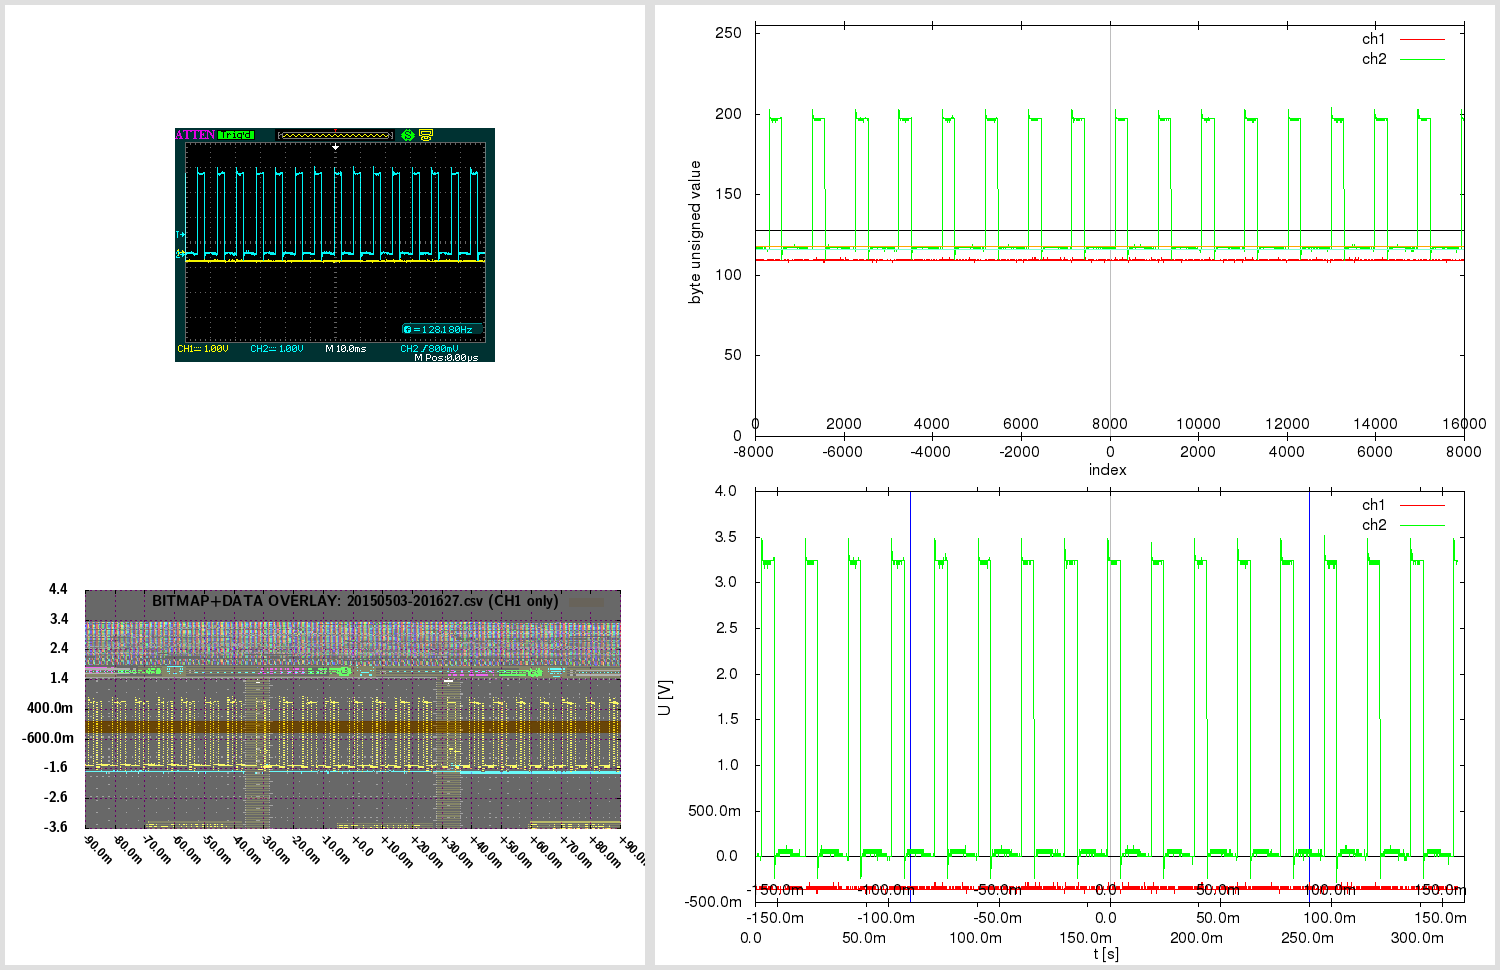

Write gnuplot code to recreate this figure.

# 20150503-201627.gnuplot [generated by /home/warreee/attenload/adsparse-wave.pl]
# single gnuplot file, with two potentially independent scripts
# generates three plots: one based on integer, other based on real (SI) values
# and one bitmap overlay - and then montages them using ImageMagick

# attengrab .csv can just be centered (over t)
# -> the x=0 (t=0) will correspond to scope center
# (but .DAV/.CSV will also need extra sample alignment)

# in Linux, to see available fonts, do:
# fc-list --verbose | grep 'fullname:' | less
# the two fonts used here:
# LMSansDemiCond10-Regular or "Latin Modern Sans Demi Cond"; and Helvetica
# Helvetica doesn't even get reported on my system:
# $ fc-list --verbose | grep 'fullname:' | grep -i 'Helvetica\|Demi Cond'
#	fullname: "LM Sans Demi Cond 10 Regular"(s) "LMSansDemiCond10-Regular"(s)


print "Gnuplotting..."

## "master settings" (shared between both parts of script)

# line color - specified by linestyles
set style line 1 linetype 1 linecolor rgb "red"
set style line 2 linetype 1 linecolor rgb "green"
set style line 3 linetype 1 linecolor rgb "orange"
set style line 4 linetype 1 linecolor rgb "aquamarine"
set style line 5 linetype -1 linecolor rgb "black"
set style line 6 linetype -1 linecolor rgb "gray"
set style line 7 linetype 1 linecolor rgb "blue"


# VARIABLES ########### ########### ###########

fnbase="20150503-201627"
fn_bmp = fnbase . ".bmp"
fn_pngr = fnbase . "_r.png"
fn_pngi = fnbase . "_i.png"
fn_pngov = fnbase . "_ov.png"
fn_pngt = fnbase . "_tmp.png"
fn_pngo = fnbase . ".png"

# scope screen(shot) properties
tdiv = 0.01          # T/DIV (50e-9)
toffs = 0        # time offset (scope) (200e-9)
vdiv1 = 1        # V/DIV CH1 (500e-3)
vdiv2 = 1         # V/DIV CH2 (50e-3)
voffs1 = -0.4         # volt offset CH1 (-1.5)
voffs2 = -0.48       # volt offset CH2 (100e-3)
sampintp  = 2e-05    # (500e-12)
sampintf  = 1/sampintp
sratacqf  = 50000      # (250e6)
sratacqp  = 1/sratacqf
#osf = 1.0    # oversample factor (multiplies .CSV and .DAV time domain) # unused here
adsFactor = 1.28

# (edges of current capture and divisions)
scope_hdiv=18
scope_vdiv=8
# enforce floating point (see below)
scope_trange = scope_hdiv*tdiv*1.0    # (900e-9)
scope_left=toffs-(scope_trange/2)     # (-250e-9)
scope_right=toffs+(scope_trange/2)    # (650e-9)
scope_bottom=-voffs1-(scope_vdiv*vdiv1/2) # -500e-3
scope_top=-voffs1+(scope_vdiv*vdiv1/2)    # 3.5

totalch1Vspan=scope_vdiv*vdiv1
totalch2Vspan=scope_vdiv*vdiv2
ch1Vcoeff = adsFactor*totalch1Vspan/(2**8)
ch2Vcoeff = adsFactor*totalch2Vspan/(2**8)

voffs1int = voffs1/ch1Vcoeff  # -10
voffs2int = voffs2/ch2Vcoeff  # -12

acsv_fn = fnbase . '.csv' # '20130020-013902.csv' # from attenload tmp_wav
acsz=16000         # tmp_wav/.csv size (900)
fts=2e-05         # final timestep (sampling period)
# here scope_trange could be 18*1, with acsz 16000;
# if as integer, 18/16000 would be 0 - enforce floating point
# above enforcing scope_trange to float doesn't work,
# must again here:
tdivp = 1.0*scope_trange/acsz   # sampling rate, based on scope range and numsamples in tmp (1ns)
tdivf = 1/tdivp             # freq based on that sampling rate

# just in case - not needed usually:
triglevel=800e-3
trigholdoff=100e-9

toffsamp = toffs/fts		# 0
# time finetune offset - int (samples) (depends on range)
tfoi = -164


#### extract bitmap from .png, if .bmp not present
# was -crop 480x234+10+10; now -crop 480x234+95+128

cmdstr = 'if (! test -f "'.fn_bmp.'") ; then \
  echo -n "'.fn_bmp.' not found .. " ; \
  if [ -f "'.fn_pngo.'" ] ; then \
    echo -n "'.fn_pngo.' found - extracting" ; \
    convert -crop 480x234+95+128 "'.fn_pngo.'" "'.fn_bmp.'" ; \
  else \
    echo -n "'.fn_pngo.' not found - cannot extract" ; \
  fi ; \
else \
  echo -n "'.fn_bmp.' found - using that" ; \
fi; echo'

#print cmdstr
# note - since cmdstr above uses double quotes,
# must use single quotes for bash here!:
print system("bash -c '". cmdstr ."' 2>&1")


##################################
###### plot directly with unsigned byte data

set terminal png size 840,480
set termoption enhanced
set termoption font "Helvetica, 12"

set output fn_pngi
set datafile separator ","

# set axis label
set xlabel "index" offset 0.0,0.8
set ylabel "byte unsigned value" offset 1.0,0.0


# horizontal line as functions
zeroline(x)=128
ch1offs(x)=128+voffs1int # (-10)
ch2offs(x)=128+voffs2int # (-12)

# vertical line - headless arrow
# "y" scope axis in middle:
ymI = acsz/2
set arrow from ymI,0 to ymI,255 nohead ls 5
# time offset:
toI = ymI - toffs/fts
set arrow from toI,0 to toI,255 nohead ls 6


# must use multiplot here, to have two x-axes
# and thus, must set lmargin, so both graphs match

set size 1.0,0.9      # 0.1/2 = 0.05
set bmargin 0
set lmargin 10
set yrange [0:255] # 8-bit


set multiplot

set origin 0,0.1
set xrange [0:acsz]
set xtics in
set xtics offset 0,graph 0.08
plot \
  zeroline(x) with lines notitle ls 5,\
  acsv_fn using 1:2 with lines title "ch1" ls 1, \
  "" using 1:3 with lines title "ch2" ls 2, \
  ch1offs(x) with lines notitle ls 3, \
  ch2offs(x) with lines notitle ls 4

unset arrow # if big offset, line from prev. can 'leak' in next at diff place, so reset

set origin 0,0.1
set xtics out
set xtics offset 0,graph 0.02
set xrange [-acsz/2:acsz/2-1]
#set xtics nomirror 500
set noytics
set noylabel
unset xlabel # set xlabel ""
set border 1
plot 0 notitle

set nomultiplot


### reset previous settings
#unset border # no work for default
set border    # Draw default borders:
set ytics
unset yrange


##################################
###### plot with converted real SI units

# reset # resets set style line!

set terminal png size 840,480
set termoption enhanced
set termoption font "Helvetica, 12"

set output fn_pngr
set datafile separator ","

# set axis label
set xlabel "t [s]" offset 0.0,0.1
set ylabel "U [V]" offset 1.0,0.0

# axis tics format
set format y "%.1s%c"
set format x "%.1s%c"


# horizontal line as functions
zerolineR(x)=0
# don't show real offsets; they could be way off depending on V/DIV
#ch1offsR(x)=0+(-0.4)
#ch2offsR(x)=0+(-0.48)

# "y" scope axis in middle (the +1 added to ymI so it snaps at 0):
ymR=(ymI+1)*fts
set arrow from ymR,graph 0 to ymR,graph 1 nohead ls 5
# time offset:
toR=toI*fts
set arrow from toR,graph 0 to toR,graph 1 nohead ls 6
# indicate scope range here too
set arrow from scope_left+toR,graph 0 to scope_left+toR,graph 1 nohead ls 7
set arrow from scope_right+toR,graph 0 to scope_right+toR,graph 1 nohead ls 7


# must use multiplot here, to have two x-axes
# and thus, must set lmargin, so both graphs match

set size 1.0,0.9      # 0.1/2 = 0.05
set bmargin 0
set lmargin 10
set yrange [] writeback # since we don't set explicity, must save autorange
set autoscale y

set multiplot

set origin 0,0.13
set xrange [0:acsz*fts]
set xtics out
set xtics offset 0,graph -0.03
plot \
  zerolineR(x) with lines notitle ls 5,\
  acsv_fn using ($4+tfoi*fts):5 with lines title "ch1" ls 1, \
  "" using ($4+tfoi*fts):6 with lines title "ch2" ls 2

set yrange restore # this saves the found yrange after `plot`
unset arrow # if big offset, line from prev. can 'leak' in next at diff place, so reset

set origin 0,0.13
set xtics out
set xtics offset 0,graph 0.02
set xrange [(-acsz/2)*fts:(acsz/2-1)*fts]
set noytics
set noylabel
unset xlabel # set xlabel ""
set border 1
plot GPVAL_Y_MIN notitle

set origin 0,0.13
set xtics in
set xtics offset 0,graph 0.08
# wrong to put xrange [scope_left:scope_right] here;
# as [scope_left:scope_right] could be a snippet,
# and this graph shows entire capture!
# simply move the previous scale for toffset
toRR=(acsz/2.)*fts-toR
set xrange [(-acsz/2)*fts+toRR:(acsz/2-1)*fts+toRR]
set noytics
set noylabel
unset xlabel # set xlabel ""
set border 1
plot GPVAL_Y_MIN notitle

set nomultiplot


##################################
###### plot with bitmap and data overlay

# here 840,480 remains as output png size,
# even if not set explicitly; also, make
# the height smaller - so can have gravity North in montage

set terminal png truecolor size 640,305 # size 840,480
set termoption enhanced
myfont="LMSansDemiCond10-Regular"   # LMSansDemiCond10-Regular or "Latin Modern Sans Demi Cond"
# cannot do concatenation direct in termoption line, so in separate string
myfontb="".myfont.", 12"
set termoption font myfontb

set output fn_pngov
set datafile separator ","


set autoscale
unset xtics
unset ytics
unset border
unset arrow # delete all arrows
unset object # (hopefully) delete objects?

set xrange [scope_left:scope_right]
xticstep=(scope_right-scope_left)/scope_hdiv
set xtics in scope_left,xticstep,scope_right scale 1
set yrange [scope_bottom:scope_top]
yticstep=(scope_top-scope_bottom)/scope_vdiv
set ytics in scope_bottom,yticstep,scope_top scale 1
set grid xtics ytics back linecolor rgb "magenta"
# right is only gnuplot 4.6 - without it ok w/ 4.4
#set xtics rotate by -45 offset 2.5,-1.50 right format "%+.1s%c" font myfont.',10'
set xtics rotate by -45 offset 0.0,0.0 format "%+.1s%c" font myfont.',10'
set key noenhanced

# dimensions of scope screenshot bitmap
bmp_w=480
bmp_h=234

# alpha bmp transparency [0:255]
bmp_alpha = 150
# boxes fillstyle transparent solid 0.10
box_transp = (1.-(acsz/16384.))*0.9 + 0.10

# plot string for data in transparent bitmap:
plot1au = "(($0-acsz/2.+tfoi)*fts+toffs):($5)"

# bmp_w=480 bmp_h=234 ; inside 451x201+15+14
# on plot: scope_left:scope_right and scope_bottom:scope_top!
# (so toffset is built in!)

bdx = scope_trange/(451.0-1)  # [s/pixel] /451: 1.99557e-09 vs 2.000e-9 manually
bdy = totalch1Vspan/(201.0-1) # [V/pixel] /201: 0.0199005 vs 0.02005 manually
bofx = -((scope_trange/2.0)-toffs+(15.0+0)*bdx) #-15.0*bdx # -2.8e-7
bofy = -((totalch1Vspan/2.0)+voffs1+(14.0+5)*bdy) #-14.0*bdy # -0.88

# seems `boxes fillstyle transparent solid 0.40` makes some seethroughs
# or something with bmp alpha overlay; but even without, all the same?
# because the red + blue (somehow inverted) creates a gray.. better green or orange

_plot_str = "zerolineR(x) with lines notitle ls 1,\
acsv_fn \
  using ".plot1au." with boxes fillstyle transparent solid box_transp noborder linestyle 3\
  title 'BITMAP+DATA OVERLAY: '.acsv_fn.' (CH1 only)',\
fn_bmp \
  binary array=(bmp_w,bmp_h) skip=54 format='%uchar' \
  dx=bdx dy=bdy origin=(bofx,bofy) \
  using 1:2:3:(bmp_alpha) \
  with rgbalpha t ''"

# seems actual plot in screenshot bitmap (480 × 234)
#  is at: 451x201+15+14; aspect ratio 201/451 = 0.445676
set size ratio 0.445676

eval("plot " . _plot_str)




##################################
###### montage commands

# used to be in attengrab; now here
# call ImageMagick montage via system
# and montage in `gnuplot` (easier to separate)

print "Montaging images..."
# this works in ImageMagick 6.6.2-6, but not in 6.5.7-8
#      '.fn_pngov.' -gravity Center -extent x480  \#
# must spec -extent 640x480 for 6.5

cmdstr = 'montage \
  <(montage \
    <(convert \
      '.fn_bmp.' -gravity Center -crop 640x480-10+0! -flatten  \
      bmp:-) \
    <(convert \
      '.fn_pngov.' -gravity Center -extent 640x480  \
      bmp:-) \
  -tile 1x -geometry +0+0  \
  bmp:-) \
  <(montage \
    '.fn_pngi.' \
    '.fn_pngr.' \
  -tile 1x -geometry +0+0  \
  bmp:-) \
-geometry +0+0 -border 5 \
'.fn_pngo

print cmdstr
print system('bash -c "'. cmdstr .'" 2>&1')

print "Deleting temp files ..."

delcmd = "rm"

# leave the bitmap for now
# actually, let attengrab handle it - since
# it may need to be re-taken!
# #cmdstr = delcmd ." ". fn_bmp
# #print cmdstr . "  " . system(cmdstr . " 2>&1")

cmdstr = delcmd ." ". fn_pngr
print cmdstr . "  " . system(cmdstr . " 2>&1")

cmdstr = delcmd ." ". fn_pngi
print cmdstr . "  " . system(cmdstr . " 2>&1")

cmdstr = delcmd ." ". fn_pngov
print cmdstr . "  " . system(cmdstr . " 2>&1")




# note:
# set terminal png size 840,480 # size defaults to 640x480 px
# set terminal pdf size 10,3 # size defaults to 5x3 in
# enhanced text: set termoption enhanced

# vertical line - headless arrow
# need ymin and ymax; gnuplot gives them only after plot -
# - and even then they do not correspond to end ticks
# - and even then, cannot get the arrow to show, after the second `plot`
# .. nor can I edit it anyhow; it must run before the first `plot`
# so instead of that, position y coordinates relative to graph (0 to 1)
#set arrow 1 from graph 0.5,0 to graph 0.5,1 nohead ls 5

# in multiplot, yrange should be after the size command
# note: xrange could be 2250 or 450
# so leave it to autoscale here? will be accurate since it's integer index...
# now set explicitly by script # below in multiplot

# axis tics format
# for engineering notation - 'help format specifiers':
# "A 'scientific' power is one such that the exponent is a multiple of three."

# print "Montaging images..."

# "The 'tile' size is then set to the largest dimentions
# of all the resized images, and the size actually specified."
# "by removing the 'size' component, non of the images will
# be resized, and the 'tile' size will be set to the largest
# dimensions of all the images given"
# not so simple: http://unix.stackexchange.com/questions/4046/
# can be done in one command with bash subprocess pipes (bash only)
# was: .fn_bmp.' -gravity NorthWest ; fn_pngov.' -gravity North
# can pad with -gravity Center -extent 640x480;
# but also with crop! -flatten - there have offset too!
# -geometry +2+2 can also mess up the last -border 5 !

# bmp scale worked for:
# bmp_w=480 bmp_h=234 ; inside 451x201+15+14
# tdiv = 5e-08,  toffs = 2e-07,  vdiv1 = 0.5,   voffs1 = -1.5,
# dx=2.000e-9 dy=0.02005 origin=(-2.8e-7,-0.88) for
# tspan = 18*tdiv = 18*5e-08 = 9e-07s
# vspan1 = 8*vdiv1 = 8*0.5 = 4V
# tspan/451 = 9e-07/451 = 1.99557e-09 s/pixel
# vspan1/201 = 4/201 = 0.0199005 V/pixel
# bdx=tspan/(451-1) = '9e-07/(451-1)' = 2e-09
# bdy=vspan1/(201-1) = '4/(201-1)' = 0.02
# 15*bdx = 15*2e-9 = 3e-08
# 14*bdy = 14*0.02 = 0.28
# 15*1.99557e-09 = 2.99335e-08
# 14*0.0199005 = 0.278607
